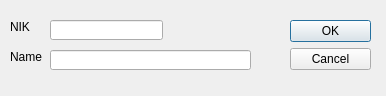
<?xml version="1.0" encoding="UTF-8"?>
<ui version="4.0">
 <class>Dialog</class>
 <widget class="QDialog" name="Dialog">
  <property name="windowModality">
   <enum>Qt::ApplicationModal</enum>
  </property>
  <property name="geometry">
   <rect>
    <x>0</x>
    <y>0</y>
    <width>386</width>
    <height>96</height>
   </rect>
  </property>
  <property name="windowTitle">
   <string>Filter User Data</string>
  </property>
  <widget class="QDialogButtonBox" name="buttonBox">
   <property name="geometry">
    <rect>
     <x>290</x>
     <y>20</y>
     <width>81</width>
     <height>241</height>
    </rect>
   </property>
   <property name="orientation">
    <enum>Qt::Vertical</enum>
   </property>
   <property name="standardButtons">
    <set>QDialogButtonBox::Cancel|QDialogButtonBox::Ok</set>
   </property>
  </widget>
  <widget class="QLineEdit" name="lineEdit">
   <property name="geometry">
    <rect>
     <x>50</x>
     <y>20</y>
     <width>113</width>
     <height>20</height>
    </rect>
   </property>
   <property name="maxLength">
    <number>8</number>
   </property>
  </widget>
  <widget class="QLineEdit" name="lineEdit_2">
   <property name="geometry">
    <rect>
     <x>50</x>
     <y>50</y>
     <width>201</width>
     <height>20</height>
    </rect>
   </property>
  </widget>
  <widget class="QLabel" name="label">
   <property name="geometry">
    <rect>
     <x>10</x>
     <y>20</y>
     <width>47</width>
     <height>13</height>
    </rect>
   </property>
   <property name="text">
    <string>NIK</string>
   </property>
  </widget>
  <widget class="QLabel" name="label_2">
   <property name="geometry">
    <rect>
     <x>10</x>
     <y>50</y>
     <width>47</width>
     <height>13</height>
    </rect>
   </property>
   <property name="text">
    <string>Name</string>
   </property>
  </widget>
 </widget>
 <resources/>
 <connections>
  <connection>
   <sender>buttonBox</sender>
   <signal>accepted()</signal>
   <receiver>Dialog</receiver>
   <slot>accept()</slot>
   <hints>
    <hint type="sourcelabel">
     <x>248</x>
     <y>254</y>
    </hint>
    <hint type="destinationlabel">
     <x>157</x>
     <y>274</y>
    </hint>
   </hints>
  </connection>
  <connection>
   <sender>buttonBox</sender>
   <signal>rejected()</signal>
   <receiver>Dialog</receiver>
   <slot>reject()</slot>
   <hints>
    <hint type="sourcelabel">
     <x>316</x>
     <y>260</y>
    </hint>
    <hint type="destinationlabel">
     <x>286</x>
     <y>274</y>
    </hint>
   </hints>
  </connection>
 </connections>
</ui>
